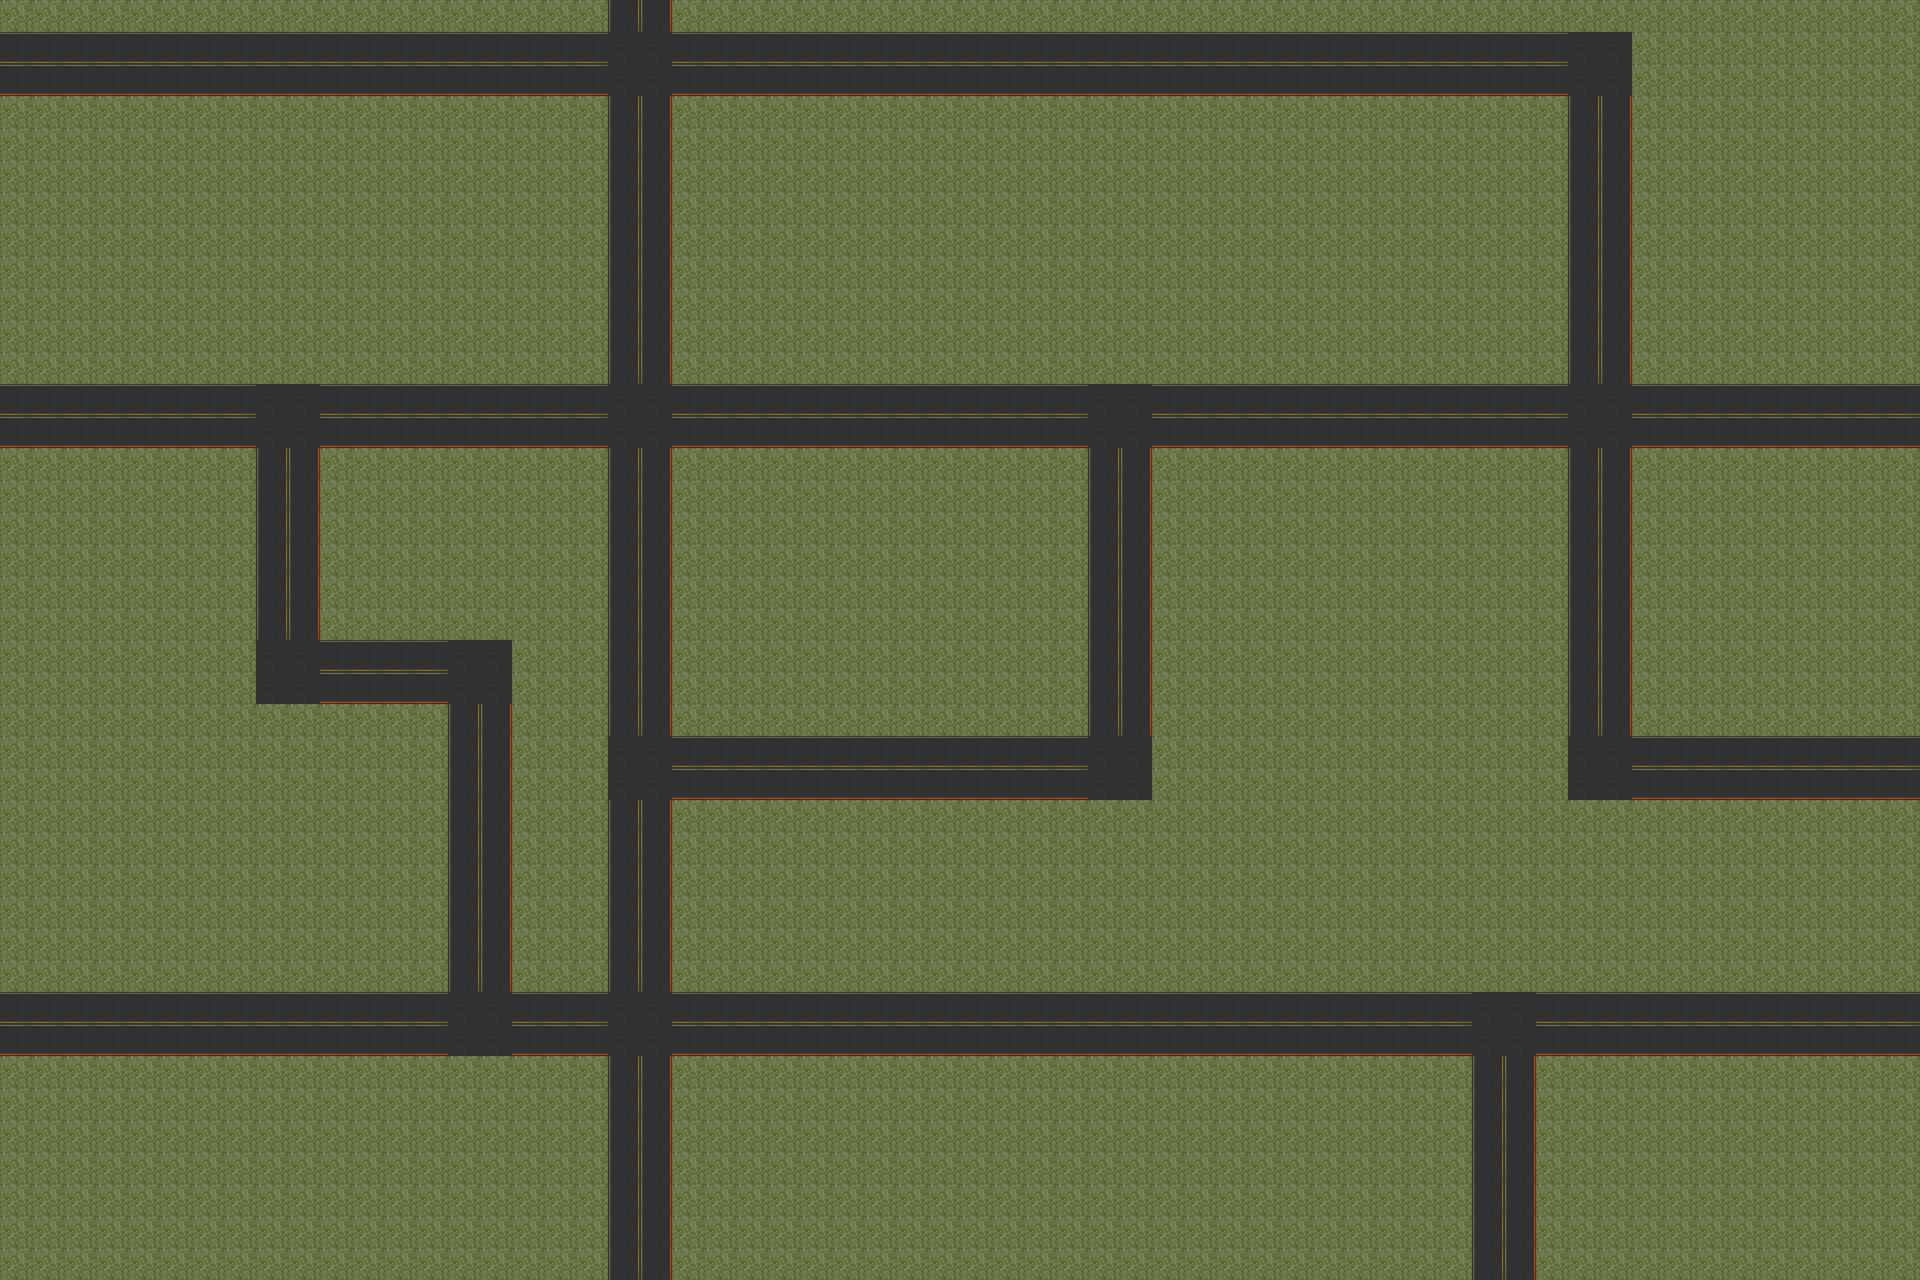

A level layout from a 2D game, rendered from its tile map. Below: a short description, then the map file with tile-grid data replaced by summaries:
An orthogonal 60x40 tile map with 32x32 px tiles, 1 tile layer (Kachelebene 1), 4 tilesets and 43 objects (5x 6, 3x 4, 3x 5, 2x 2, 2x 3, ...).

<map version="1.0" orientation="orthogonal" renderorder="right-down" width="60" height="40" tilewidth="32" tileheight="32" nextobjectid="53">
 <tileset firstgid="1" name="Tiles" tilewidth="32" tileheight="32" tilecount="41" columns="9">
  <image source="Simulator/Simulator/bin/Debug/Map/Tile2104.png" width="288" height="128" />
 </tileset>
 <tileset firstgid="42" name="TileCars" tilewidth="64" tileheight="32" tilecount="25" columns="5">
  <image source="Simulator/Simulator/bin/Debug/Map/TileCars.png" width="320" height="160" />
 </tileset>
 <tileset firstgid="67" name="Umgebung" tilewidth="320" tileheight="160" tilecount="25" columns="5">
  <image source="Simulator/Simulator/bin/Debug/Map/tileUmgebung.png" width="1600" height="800" />
 </tileset>
 <tileset firstgid="92" name="Tiles" tilewidth="32" tileheight="32" tilecount="40" columns="9">
  <image source="Simulator/Simulator/bin/Debug/Map/Tile2104.png" width="288" height="128" />
 </tileset>
 <layer name="Kachelebene 1" width="60" height="40">
  <data>[2400 cells, 2400 non-empty, 6 distinct tile ids]</data>
 </layer>
 <objectgroup name="Umgebung">
  <object id="17" gid="162" x="11" y="420" width="320" height="160" />
  <object id="19" gid="164" x="364" y="244" width="320" height="160" />
  <object id="20" gid="164" x="596" y="394" width="320" height="160" />
  <object id="21" gid="164" x="367" y="396" width="320" height="160" />
  <object id="22" gid="165" x="1637" y="756" width="320" height="160" />
  <object id="23" gid="164" x="591" y="242" width="320" height="160" />
  <object id="24" gid="163" x="653" y="1033" width="320" height="160" />
  <object id="25" gid="163" x="895" y="1032" width="320" height="160" />
  <object id="26" gid="163" x="1141" y="1033" width="320" height="160" />
  <object id="27" gid="163" x="1626" y="1032.5" width="320" height="160" />
  <object id="28" gid="163" x="1380" y="1031.5" width="320" height="160" />
 </objectgroup>
 <objectgroup name="Verkehrszeichen">
  <object id="5" name="Ampel1" gid="12" x="576" y="102" width="32" height="32">
   <properties>
    <property name="Group" type="int" value="1" />
   </properties>
  </object>
  <object id="6" name="Ampel2" gid="12" x="704" y="24" width="32" height="32" rotation="180">
   <properties>
    <property name="Group" type="int" value="1" />
   </properties>
  </object>
  <object id="7" name="Ampel3" gid="12" x="676" y="124" width="32" height="32" rotation="270">
   <properties>
    <property name="Group" type="int" value="1" />
   </properties>
  </object>
  <object id="11" name="2" gid="12" x="579" y="455" width="32" height="32">
   <properties>
    <property name="Group" type="int" value="2" />
   </properties>
  </object>
  <object id="12" name="2" gid="12" x="702" y="380" width="32" height="32" rotation="180">
   <properties>
    <property name="Group" type="int" value="2" />
   </properties>
  </object>
  <object id="30" name="3" gid="12" x="227" y="455" width="32" height="32">
   <properties>
    <property name="Group" type="int" value="3" />
   </properties>
  </object>
  <object id="31" name="3" gid="12" x="327" y="479" width="32" height="32" rotation="270">
   <properties>
    <property name="Group" type="int" value="3" />
   </properties>
  </object>
  <object id="33" name="4" gid="12" x="1156.5" y="476" width="32" height="32" rotation="270">
   <properties>
    <property name="Group" type="int" value="4" />
   </properties>
  </object>
  <object id="34" name="4" gid="12" x="1181.5" y="378" width="32" height="32" rotation="180">
   <properties>
    <property name="Group" type="int" value="4" />
   </properties>
  </object>
  <object id="35" name="4" gid="12" x="1056.5" y="454" width="32" height="32">
   <properties>
    <property name="Group" type="int" value="4" />
   </properties>
  </object>
  <object id="36" name="6" gid="12" x="1537.5" y="454" width="32" height="32">
   <properties>
    <property name="Group" type="int" value="5" />
   </properties>
  </object>
  <object id="37" name="5" gid="12" x="1662.5" y="378" width="32" height="32" rotation="180">
   <properties>
    <property name="Group" type="int" value="5" />
   </properties>
  </object>
  <object id="38" name="5" gid="12" x="1637.5" y="476" width="32" height="32" rotation="270">
   <properties>
    <property name="Group" type="int" value="5" />
   </properties>
  </object>
  <object id="39" name="5" gid="12" x="1562" y="354" width="32" height="32" rotation="90">
   <properties>
    <property name="Group" type="int" value="5" />
   </properties>
  </object>
  <object id="40" name="6" gid="12" x="602" y="963" width="32" height="32" rotation="90">
   <properties>
    <property name="Group" type="int" value="6" />
   </properties>
  </object>
  <object id="41" name="6" gid="12" x="677.5" y="1085" width="32" height="32" rotation="270">
   <properties>
    <property name="Group" type="int" value="6" />
   </properties>
  </object>
  <object id="42" name="6" gid="12" x="702.5" y="987" width="32" height="32" rotation="180">
   <properties>
    <property name="Group" type="int" value="6" />
   </properties>
  </object>
  <object id="43" name="6" gid="12" x="577.5" y="1063" width="32" height="32">
   <properties>
    <property name="Group" type="int" value="6" />
   </properties>
  </object>
  <object id="44" name="AmpelSF2" gid="12" x="1181" y="356" width="32" height="32" rotation="180">
   <properties>
    <property name="Group" type="int" value="4" />
   </properties>
  </object>
  <object id="45" name="AmpelSF1" gid="12" x="603" y="355" width="32" height="32" rotation="90">
   <properties>
    <property name="Group" type="int" value="2" />
   </properties>
  </object>
 </objectgroup>
 <objectgroup name="Vehicles">
  <object id="9" gid="42" x="320" y="672" width="64" height="32" />
  <object id="10" gid="37" x="635.17" y="89.7786" width="64" height="32" rotation="-29.7745" />
  <object id="13" gid="39" x="810" y="66" width="64" height="32" />
  <object id="14" gid="40" x="864" y="66" width="64" height="32" />
  <object id="15" gid="41" x="914" y="65" width="64" height="32" />
  <object id="16" gid="38" x="974" y="65" width="64" height="32" />
 </objectgroup>
 <objectgroup name="vehicle2">
  <object id="46" gid="42" x="305.337" y="660.673" width="64" height="32" rotation="15" />
  <object id="48" gid="42" x="280.68" y="646.68" width="64" height="32" rotation="30" />
  <object id="49" gid="42" x="276.687" y="632.687" width="64" height="32" rotation="45" />
  <object id="50" gid="42" x="278.027" y="619.693" width="64" height="32" rotation="60" />
  <object id="51" gid="42" x="280.367" y="594.033" width="64" height="32" rotation="75" />
  <object id="52" gid="42" x="288" y="551.333" width="64" height="32" rotation="90" />
 </objectgroup>
 <objectgroup name="vehicle3" />
 <objectgroup name="vehicle4" />
 <objectgroup name="vehicle5" />
</map>
